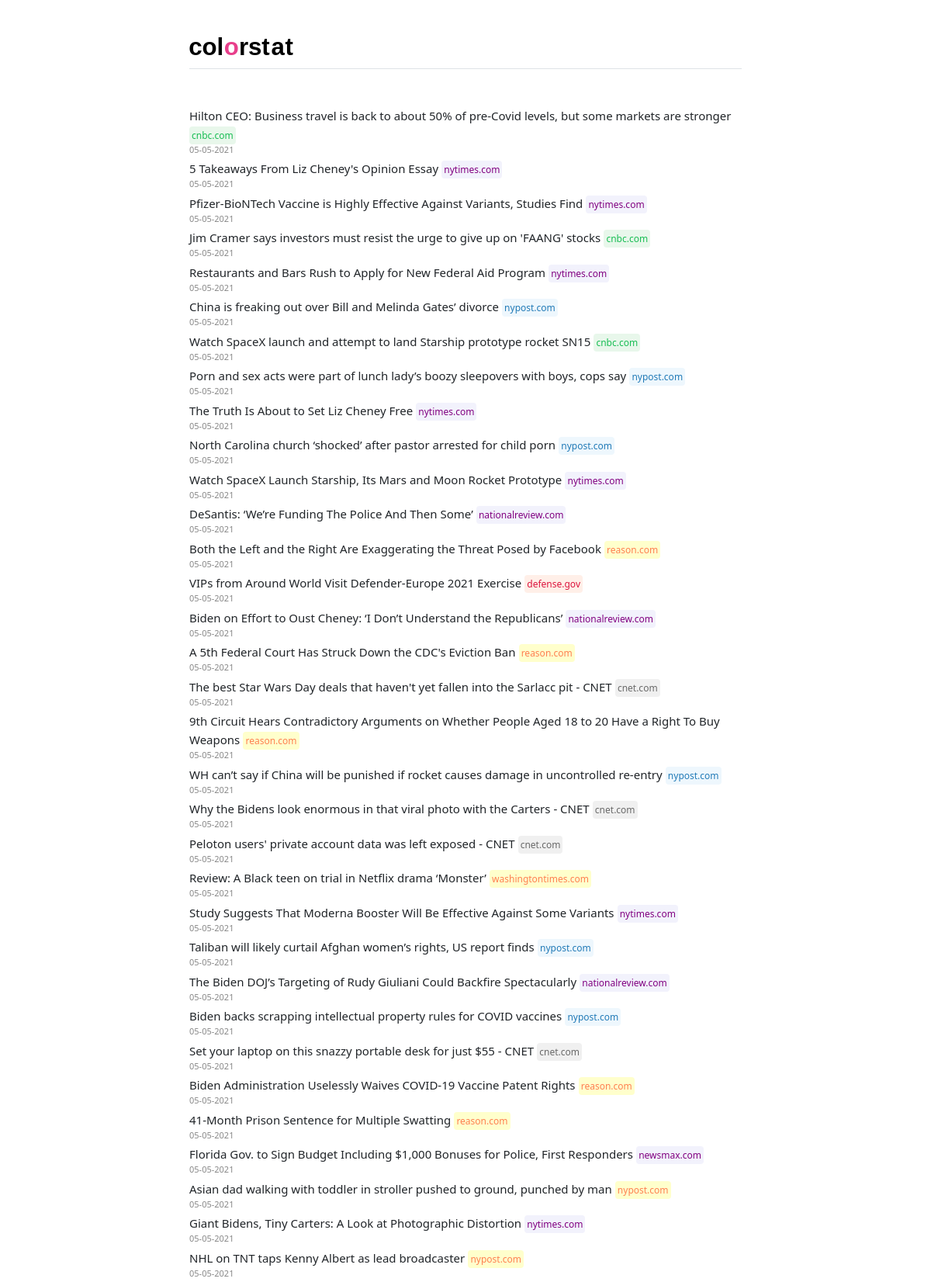
The page /home (upper part) on the database its author committed.
### main.py (models this page shows, shortened)
class Article(db.Model):
    id = db.Column(db.Integer, primary_key=True)
    title = db.Column(db.String(500), nullable=False)
    summary = db.Column(db.String(1000), nullable=False)
    published = db.Column(db.DateTime, nullable=False)
    link = db.Column(db.String(500), unique=True, nullable=False)
    category = db.Column(db.String(100), nullable=False)

### main.py (the view)
@app.route('/')
@app.route('/home', methods=['GET'])
@view_counter.count
def home():
    page = request.args.get('page', 1, type=int)
    articles = Article.query.order_by(
        Article.published.desc()).paginate(page=page, per_page=50)
    return render_template('home.html', title='Colorstat', articles=articles)

### main.py (called while the page is built)
def get_domain(link):
    return urlparse(link).netloc.replace('www.', '')

def format_time(t):
    return datetime.datetime.strftime(t, '%m-%d-%Y')

### templates/home.html (shortened to what this page needs)
{% extends 'base.html' %}
{% block head %}
<link rel="stylesheet" href="{{url_for('static', filename='style.css')}}" type="text/css"/>
{% endblock %}
{% block body %}
<div class="col-lg-8 mx-auto p-3 py-md-5">
    <header class="d-flex align-items-center pb-3 mb-5 border-bottom">
        <a href="/" class="d-flex align-items-center text-dark text-decoration-none">
            <!DOCTYPE svg PUBLIC "-//W3C//DTD SVG 1.1//EN" "http://www.w3.org/Graphics/SVG/1.1/DTD/svg11.dtd"><svg
                width="45%" height="45%" viewBox="0 0 648 115" version="1.1" xmlns="http://www.w3.org/2000/svg"
                xmlns:xlink="http://www.w3.org/1999/xlink" xml:space="preserve" xmlns:serif="http://www.serif.com/"
                style="fill-rule:evenodd;clip-rule:evenodd;stroke-linejoin:round;stroke-miterlimit:2;">
                <g transform="matrix(4.15359,0,0,4.15359,-1923.31,-4060)"><text x="462.072px" y="1004.34px"
                        style="font-family:'NHaasGroteskTXPro-75Bd', 'Neue Haas Grotesk Text Pro', sans-serif;font-weight:700;font-size:36.113px;">col</text><text
                        x="514.725px" y="1004.34px"
                        style="font-family:'NHaasGroteskTXPro-75Bd', 'Neue Haas Grotesk Text Pro', sans-serif;font-weight:700;font-size:36.113px;fill:#e83f8b;">o</text><text
                        x="536.971px" y="1004.34px"
                        style="font-family:'NHaasGroteskTXPro-75Bd', 'Neue Haas Grotesk Text Pro', sans-serif;font-weight:700;font-size:36.113px;">rs
                        <tspan x="570.701px 585.11px 605.876px " y="1004.34px 1004.34px 1004.34px ">tat</tspan>
                    </text></g>
            </svg>
        </a>
    </header>
    {% for article in articles.items %}
        <span class="article-content">{{article.title}}</span>
        <a class="{{article.category}}" href="{{article.link}}">{{article.link|domain}}</a>
        <div class="article-pubdate">{{article.published|format_time}}</div>
        {% endfor %}
    <br />
</div>
{% endblock %}

### templates/base.html (shortened to what this page needs)
<!DOCTYPE html>
<html lang="en">
<head>
    <link rel="stylesheet" href="https://cdn.jsdelivr.net/npm/bootstrap@5.0.0-beta3/dist/css/bootstrap.min.css"
>
    {% block head %} {% endblock %}
</head>
<body>
    <div class="container">
        {% block body %} {% endblock %}
    </div>
</body>
</html>

### static/style.css (style rules this page uses)
a.tech { font-size: 12px; background-color: #F0F0F0; color: #696969; text-decoration: none; font-weight: 500; padding: 3px; border-radius: 4px; }
a.politics { font-size: 12px; background-color: #F2F2FC; color: #800080; text-decoration: none; font-weight: 500; padding: 3px; border-radius: 4px; }
a.business { font-size: 12px; background-color: #E8F7EB; color: #18BD53; text-decoration: none; font-weight: 500; padding: 3px; border-radius: 4px; }
a.world { font-size: 12px; background-color: #eef7fd; color: #217AB7; text-decoration: none; font-weight: 500; padding: 3px; border-radius: 4px; }
a.general { font-size: 12px; background-color: #FFFFCC; color: #ff7f50; text-decoration: none; font-weight: 500; padding: 3px; border-radius: 4px; }
a.defense { font-size: 12px; background-color: #FFEFE8; color: #DC143C; text-decoration: none; font-weight: 500; padding: 3px; border-radius: 4px; }
div.article-pubdate { font-size: 11px; color: #888888; padding-bottom: 4px; }
.article-content { font-size: 15px; }

### rows shown on the page
Article: title "Hilton CEO: Business travel is back to about 50% of pre-Covid levels, but some markets are stronger", link|domain "cnbc.com", published "05-05-2021"
Article: title "5 Takeaways From Liz Cheney's Opinion Essay", link|domain "nytimes.com", published "05-05-2021"
Article: title "Pfizer-BioNTech Vaccine is Highly Effective Against Variants, Studies Find", link|domain "nytimes.com", published "05-05-2021"
Article: title "Jim Cramer says investors must resist the urge to give up on 'FAANG' stocks", link|domain "cnbc.com", published "05-05-2021"
Article: title "Restaurants and Bars Rush to Apply for New Federal Aid Program", link|domain "nytimes.com", published "05-05-2021"
Article: title "China is freaking out over Bill and Melinda Gates’ divorce", link|domain "nypost.com", published "05-05-2021"
Article: title "Watch SpaceX launch and attempt to land Starship prototype rocket SN15", link|domain "cnbc.com", published "05-05-2021"
Article: title "Porn and sex acts were part of lunch lady’s boozy sleepovers with boys, cops say", link|domain "nypost.com", published "05-05-2021"
Article: title "The Truth Is About to Set Liz Cheney Free", link|domain "nytimes.com", published "05-05-2021"
Article: title "North Carolina church ‘shocked’ after pastor arrested for child porn", link|domain "nypost.com", published "05-05-2021"
Article: title "Watch SpaceX Launch Starship, Its Mars and Moon Rocket Prototype", link|domain "nytimes.com", published "05-05-2021"
Article: title "DeSantis: ‘We’re Funding The Police And Then Some’", link|domain "nationalreview.com", published "05-05-2021"
Article: title "Both the Left and the Right Are Exaggerating the Threat Posed by Facebook", link|domain "reason.com", published "05-05-2021"
Article: title "VIPs from Around World Visit Defender-Europe 2021 Exercise", link|domain "defense.gov", published "05-05-2021"
Article: title "Biden on Effort to Oust Cheney: ‘I Don’t Understand the Republicans’", link|domain "nationalreview.com", published "05-05-2021"
Article: title "A 5th Federal Court Has Struck Down the CDC's Eviction Ban", link|domain "reason.com", published "05-05-2021"
Article: title "The best Star Wars Day deals that haven't yet fallen into the Sarlacc pit - CNET", link|domain "cnet.com", published "05-05-2021"
Article: title "9th Circuit Hears Contradictory Arguments on Whether People Aged 18 to 20 Have a Right To Buy Weapons", link|domain "reason.com", published "05-05-2021"
Article: title "WH can’t say if China will be punished if rocket causes damage in uncontrolled re-entry", link|domain "nypost.com", published "05-05-2021"
Article: title "Why the Bidens look enormous in that viral photo with the Carters - CNET", link|domain "cnet.com", published "05-05-2021"
Article: title "Peloton users' private account data was left exposed - CNET", link|domain "cnet.com", published "05-05-2021"
Article: title "Review: A Black teen on trial in Netflix drama ‘Monster’", link|domain "washingtontimes.com", published "05-05-2021"
Article: title "Study Suggests That Moderna Booster Will Be Effective Against Some Variants", link|domain "nytimes.com", published "05-05-2021"
Article: title "Taliban will likely curtail Afghan women’s rights, US report finds", link|domain "nypost.com", published "05-05-2021"
Article: title "The Biden DOJ’s Targeting of Rudy Giuliani Could Backfire Spectacularly", link|domain "nationalreview.com", published "05-05-2021"
Article: title "Biden backs scrapping intellectual property rules for COVID vaccines", link|domain "nypost.com", published "05-05-2021"
Article: title "Set your laptop on this snazzy portable desk for just $55 - CNET", link|domain "cnet.com", published "05-05-2021"
Article: title "Biden Administration Uselessly Waives COVID-19 Vaccine Patent Rights", link|domain "reason.com", published "05-05-2021"
Article: title "41-Month Prison Sentence for Multiple Swatting", link|domain "reason.com", published "05-05-2021"
Article: title "Florida Gov. to Sign Budget Including $1,000 Bonuses for Police, First Responders", link|domain "newsmax.com", published "05-05-2021"
Article: title "Asian dad walking with toddler in stroller pushed to ground, punched by man", link|domain "nypost.com", published "05-05-2021"
Article: title "Giant Bidens, Tiny Carters: A Look at Photographic Distortion", link|domain "nytimes.com", published "05-05-2021"
Article: title "NHL on TNT taps Kenny Albert as lead broadcaster", link|domain "nypost.com", published "05-05-2021"
